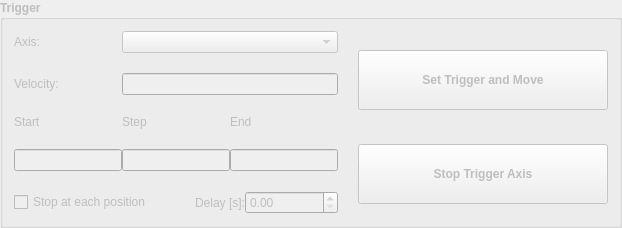
    <widget class="QGroupBox" name="gb_trigger">
     <property name="enabled">
      <bool>false</bool>
     </property>
     <property name="font">
      <font>
       <weight>75</weight>
       <bold>true</bold>
      </font>
     </property>
     <property name="title">
      <string>Trigger</string>
     </property>
     <layout class="QGridLayout" name="gridLayout_9">
      <property name="horizontalSpacing">
       <number>20</number>
      </property>
      <item row="0" column="0" rowspan="2">
       <layout class="QGridLayout" name="gridLayout_7">
        <property name="verticalSpacing">
         <number>20</number>
        </property>
        <item row="0" column="0">
         <widget class="QLabel" name="label_17">
          <property name="font">
           <font>
            <weight>50</weight>
            <bold>false</bold>
           </font>
          </property>
          <property name="text">
           <string>Axis:</string>
          </property>
         </widget>
        </item>
        <item row="1" column="0">
         <widget class="QLabel" name="label_16">
          <property name="font">
           <font>
            <weight>50</weight>
            <bold>false</bold>
           </font>
          </property>
          <property name="text">
           <string>Velocity:</string>
          </property>
         </widget>
        </item>
        <item row="1" column="1" colspan="2">
         <widget class="QLineEdit" name="le_trigvel">
          <property name="sizePolicy">
           <sizepolicy hsizetype="Preferred" vsizetype="Fixed">
            <horstretch>0</horstretch>
            <verstretch>0</verstretch>
           </sizepolicy>
          </property>
          <property name="font">
           <font>
            <weight>50</weight>
            <bold>false</bold>
           </font>
          </property>
         </widget>
        </item>
        <item row="2" column="0">
         <widget class="QLabel" name="label_15">
          <property name="sizePolicy">
           <sizepolicy hsizetype="Preferred" vsizetype="Fixed">
            <horstretch>0</horstretch>
            <verstretch>0</verstretch>
           </sizepolicy>
          </property>
          <property name="font">
           <font>
            <weight>50</weight>
            <bold>false</bold>
           </font>
          </property>
          <property name="text">
           <string>Start</string>
          </property>
         </widget>
        </item>
        <item row="2" column="1">
         <widget class="QLabel" name="label_18">
          <property name="sizePolicy">
           <sizepolicy hsizetype="Preferred" vsizetype="Fixed">
            <horstretch>0</horstretch>
            <verstretch>0</verstretch>
           </sizepolicy>
          </property>
          <property name="font">
           <font>
            <weight>50</weight>
            <bold>false</bold>
           </font>
          </property>
          <property name="text">
           <string>Step</string>
          </property>
         </widget>
        </item>
        <item row="2" column="2">
         <widget class="QLabel" name="label_14">
          <property name="sizePolicy">
           <sizepolicy hsizetype="Preferred" vsizetype="Fixed">
            <horstretch>0</horstretch>
            <verstretch>0</verstretch>
           </sizepolicy>
          </property>
          <property name="font">
           <font>
            <weight>50</weight>
            <bold>false</bold>
           </font>
          </property>
          <property name="text">
           <string>End</string>
          </property>
         </widget>
        </item>
        <item row="3" column="0">
         <widget class="QLineEdit" name="le_trigstart">
          <property name="sizePolicy">
           <sizepolicy hsizetype="Preferred" vsizetype="Fixed">
            <horstretch>0</horstretch>
            <verstretch>0</verstretch>
           </sizepolicy>
          </property>
          <property name="font">
           <font>
            <weight>50</weight>
            <bold>false</bold>
           </font>
          </property>
         </widget>
        </item>
        <item row="3" column="1">
         <widget class="QLineEdit" name="le_trigstep">
          <property name="sizePolicy">
           <sizepolicy hsizetype="Preferred" vsizetype="Fixed">
            <horstretch>0</horstretch>
            <verstretch>0</verstretch>
           </sizepolicy>
          </property>
          <property name="font">
           <font>
            <weight>50</weight>
            <bold>false</bold>
           </font>
          </property>
         </widget>
        </item>
        <item row="3" column="2">
         <widget class="QLineEdit" name="le_trigend">
          <property name="sizePolicy">
           <sizepolicy hsizetype="Preferred" vsizetype="Fixed">
            <horstretch>0</horstretch>
            <verstretch>0</verstretch>
           </sizepolicy>
          </property>
          <property name="font">
           <font>
            <weight>50</weight>
            <bold>false</bold>
           </font>
          </property>
         </widget>
        </item>
        <item row="4" column="0" colspan="3">
         <layout class="QHBoxLayout" name="horizontalLayout_2">
          <item>
           <widget class="QCheckBox" name="chb_trigpause">
            <property name="font">
             <font>
              <weight>50</weight>
              <bold>false</bold>
             </font>
            </property>
            <property name="text">
             <string>Stop at each position</string>
            </property>
           </widget>
          </item>
          <item>
           <widget class="QLabel" name="label_19">
            <property name="font">
             <font>
              <weight>50</weight>
              <bold>false</bold>
             </font>
            </property>
            <property name="text">
             <string>Delay [s]:</string>
            </property>
            <property name="alignment">
             <set>Qt::AlignRight|Qt::AlignTrailing|Qt::AlignVCenter</set>
            </property>
           </widget>
          </item>
          <item>
           <widget class="QDoubleSpinBox" name="sbd_trigdelay">
            <property name="font">
             <font>
              <weight>50</weight>
              <bold>false</bold>
             </font>
            </property>
           </widget>
          </item>
         </layout>
        </item>
        <item row="0" column="1" colspan="2">
         <widget class="QComboBox" name="cmb_selecttrigaxis">
          <property name="sizePolicy">
           <sizepolicy hsizetype="Preferred" vsizetype="Fixed">
            <horstretch>0</horstretch>
            <verstretch>0</verstretch>
           </sizepolicy>
          </property>
          <property name="font">
           <font>
            <weight>50</weight>
            <bold>false</bold>
           </font>
          </property>
          <item>
           <property name="text">
            <string/>
           </property>
          </item>
          <item>
           <property name="text">
            <string>#1 (+Z)</string>
           </property>
          </item>
          <item>
           <property name="text">
            <string>#2 (+Y)</string>
           </property>
          </item>
          <item>
           <property name="text">
            <string>#3 (+X)</string>
           </property>
          </item>
          <item>
           <property name="text">
            <string>#5 (+A)</string>
           </property>
          </item>
          <item>
           <property name="text">
            <string>#6 (+W)</string>
           </property>
          </item>
          <item>
           <property name="text">
            <string>#7 (+V)</string>
           </property>
          </item>
          <item>
           <property name="text">
            <string>#8 (+B)</string>
           </property>
          </item>
          <item>
           <property name="text">
            <string>#9 (+C)</string>
           </property>
          </item>
         </widget>
        </item>
       </layout>
      </item>
      <item row="0" column="1">
       <widget class="QPushButton" name="pbt_trigandmove">
        <property name="enabled">
         <bool>false</bool>
        </property>
        <property name="minimumSize">
         <size>
          <width>250</width>
          <height>60</height>
         </size>
        </property>
        <property name="text">
         <string>Set Trigger and Move</string>
        </property>
        <property name="icon">
         <iconset>
          <normaloff>../../resources/img/move.png</normaloff>../../resources/img/move.png</iconset>
        </property>
       </widget>
      </item>
      <item row="1" column="1">
       <widget class="QPushButton" name="pbt_trigstop">
        <property name="enabled">
         <bool>false</bool>
        </property>
        <property name="minimumSize">
         <size>
          <width>250</width>
          <height>60</height>
         </size>
        </property>
        <property name="text">
         <string>Stop Trigger Axis</string>
        </property>
        <property name="icon">
         <iconset>
          <normaloff>../../resources/img/stop.png</normaloff>../../resources/img/stop.png</iconset>
        </property>
       </widget>
      </item>
     </layout>
    </widget>
